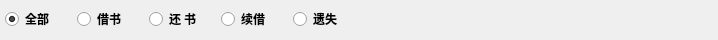
              <widget class="QWidget" name="widget_bookReviewTop" native="true">
               <property name="minimumSize">
                <size>
                 <width>0</width>
                 <height>40</height>
                </size>
               </property>
               <property name="maximumSize">
                <size>
                 <width>16777215</width>
                 <height>40</height>
                </size>
               </property>
               <layout class="QGridLayout" name="gridLayout_30">
                <property name="leftMargin">
                 <number>0</number>
                </property>
                <property name="topMargin">
                 <number>0</number>
                </property>
                <property name="rightMargin">
                 <number>0</number>
                </property>
                <property name="bottomMargin">
                 <number>0</number>
                </property>
                <property name="horizontalSpacing">
                 <number>2</number>
                </property>
                <property name="verticalSpacing">
                 <number>0</number>
                </property>
                <item row="0" column="3">
                 <spacer name="horizontalSpacer_12">
                  <property name="orientation">
                   <enum>Qt::Horizontal</enum>
                  </property>
                  <property name="sizeHint" stdset="0">
                   <size>
                    <width>216</width>
                    <height>17</height>
                   </size>
                  </property>
                 </spacer>
                </item>
                <item row="0" column="2">
                 <widget class="QLabel" name="lab_recordNumTip">
                  <property name="minimumSize">
                   <size>
                    <width>140</width>
                    <height>0</height>
                   </size>
                  </property>
                  <property name="font">
                   <font>
                    <family>微软雅黑</family>
                   </font>
                  </property>
                  <property name="text">
                   <string/>
                  </property>
                 </widget>
                </item>
                <item row="0" column="0">
                 <widget class="QWidget" name="widget_15" native="true">
                  <layout class="QGridLayout" name="gridLayout_58">
                   <property name="leftMargin">
                    <number>0</number>
                   </property>
                   <property name="topMargin">
                    <number>0</number>
                   </property>
                   <property name="rightMargin">
                    <number>0</number>
                   </property>
                   <property name="bottomMargin">
                    <number>0</number>
                   </property>
                   <property name="horizontalSpacing">
                    <number>7</number>
                   </property>
                   <property name="verticalSpacing">
                    <number>0</number>
                   </property>
                   <item row="0" column="4">
                    <widget class="QRadioButton" name="radioBtn_reviewBorrow">
                     <property name="minimumSize">
                      <size>
                       <width>60</width>
                       <height>0</height>
                      </size>
                     </property>
                     <property name="maximumSize">
                      <size>
                       <width>60</width>
                       <height>16777215</height>
                      </size>
                     </property>
                     <property name="font">
                      <font>
                       <family>微软雅黑</family>
                       <pointsize>9</pointsize>
                       <bold>true</bold>
                      </font>
                     </property>
                     <property name="text">
                      <string>借书</string>
                     </property>
                    </widget>
                   </item>
                   <item row="0" column="1">
                    <spacer name="horizontalSpacer_24">
                     <property name="orientation">
                      <enum>Qt::Horizontal</enum>
                     </property>
                     <property name="sizeType">
                      <enum>QSizePolicy::Maximum</enum>
                     </property>
                     <property name="sizeHint" stdset="0">
                      <size>
                       <width>0</width>
                       <height>20</height>
                      </size>
                     </property>
                    </spacer>
                   </item>
                   <item row="0" column="11">
                    <widget class="QRadioButton" name="radioBtn_reviewLoss">
                     <property name="minimumSize">
                      <size>
                       <width>60</width>
                       <height>0</height>
                      </size>
                     </property>
                     <property name="maximumSize">
                      <size>
                       <width>60</width>
                       <height>16777215</height>
                      </size>
                     </property>
                     <property name="font">
                      <font>
                       <family>微软雅黑</family>
                       <pointsize>9</pointsize>
                       <italic>false</italic>
                       <bold>true</bold>
                       <kerning>true</kerning>
                      </font>
                     </property>
                     <property name="text">
                      <string>遗失</string>
                     </property>
                    </widget>
                   </item>
                   <item row="0" column="8">
                    <widget class="QRadioButton" name="radioBtn_reviewRenew">
                     <property name="minimumSize">
                      <size>
                       <width>60</width>
                       <height>0</height>
                      </size>
                     </property>
                     <property name="maximumSize">
                      <size>
                       <width>60</width>
                       <height>16777215</height>
                      </size>
                     </property>
                     <property name="font">
                      <font>
                       <family>微软雅黑</family>
                       <bold>true</bold>
                      </font>
                     </property>
                     <property name="text">
                      <string>续借</string>
                     </property>
                    </widget>
                   </item>
                   <item row="0" column="10">
                    <spacer name="horizontalSpacer_16">
                     <property name="orientation">
                      <enum>Qt::Horizontal</enum>
                     </property>
                     <property name="sizeType">
                      <enum>QSizePolicy::Maximum</enum>
                     </property>
                     <property name="sizeHint" stdset="0">
                      <size>
                       <width>5</width>
                       <height>37</height>
                      </size>
                     </property>
                    </spacer>
                   </item>
                   <item row="0" column="6">
                    <widget class="QRadioButton" name="radioBtn_reviewReturn">
                     <property name="minimumSize">
                      <size>
                       <width>60</width>
                       <height>0</height>
                      </size>
                     </property>
                     <property name="maximumSize">
                      <size>
                       <width>60</width>
                       <height>16777215</height>
                      </size>
                     </property>
                     <property name="font">
                      <font>
                       <family>微软雅黑</family>
                       <pointsize>9</pointsize>
                       <bold>true</bold>
                      </font>
                     </property>
                     <property name="text">
                      <string>还 书</string>
                     </property>
                    </widget>
                   </item>
                   <item row="0" column="2">
                    <widget class="QRadioButton" name="radioBtn_reviewAll">
                     <property name="minimumSize">
                      <size>
                       <width>60</width>
                       <height>0</height>
                      </size>
                     </property>
                     <property name="maximumSize">
                      <size>
                       <width>60</width>
                       <height>16777215</height>
                      </size>
                     </property>
                     <property name="font">
                      <font>
                       <family>微软雅黑</family>
                       <pointsize>9</pointsize>
                       <bold>true</bold>
                      </font>
                     </property>
                     <property name="text">
                      <string>全部</string>
                     </property>
                     <property name="checked">
                      <bool>true</bool>
                     </property>
                    </widget>
                   </item>
                   <item row="0" column="3">
                    <spacer name="horizontalSpacer_35">
                     <property name="orientation">
                      <enum>Qt::Horizontal</enum>
                     </property>
                     <property name="sizeType">
                      <enum>QSizePolicy::Maximum</enum>
                     </property>
                     <property name="sizeHint" stdset="0">
                      <size>
                       <width>5</width>
                       <height>20</height>
                      </size>
                     </property>
                    </spacer>
                   </item>
                   <item row="0" column="5">
                    <spacer name="horizontalSpacer_13">
                     <property name="orientation">
                      <enum>Qt::Horizontal</enum>
                     </property>
                     <property name="sizeType">
                      <enum>QSizePolicy::Maximum</enum>
                     </property>
                     <property name="sizeHint" stdset="0">
                      <size>
                       <width>5</width>
                       <height>20</height>
                      </size>
                     </property>
                    </spacer>
                   </item>
                   <item row="0" column="7">
                    <spacer name="horizontalSpacer_15">
                     <property name="orientation">
                      <enum>Qt::Horizontal</enum>
                     </property>
                     <property name="sizeType">
                      <enum>QSizePolicy::Maximum</enum>
                     </property>
                     <property name="sizeHint" stdset="0">
                      <size>
                       <width>5</width>
                       <height>20</height>
                      </size>
                     </property>
                    </spacer>
                   </item>
                   <item row="0" column="0">
                    <spacer name="horizontalSpacer_14">
                     <property name="orientation">
                      <enum>Qt::Horizontal</enum>
                     </property>
                     <property name="sizeType">
                      <enum>QSizePolicy::Maximum</enum>
                     </property>
                     <property name="sizeHint" stdset="0">
                      <size>
                       <width>5</width>
                       <height>20</height>
                      </size>
                     </property>
                    </spacer>
                   </item>
                  </layout>
                 </widget>
                </item>
                <item row="0" column="1">
                 <spacer name="horizontalSpacer_51">
                  <property name="orientation">
                   <enum>Qt::Horizontal</enum>
                  </property>
                  <property name="sizeType">
                   <enum>QSizePolicy::Maximum</enum>
                  </property>
                  <property name="sizeHint" stdset="0">
                   <size>
                    <width>7</width>
                    <height>37</height>
                   </size>
                  </property>
                 </spacer>
                </item>
               </layout>
              </widget>
